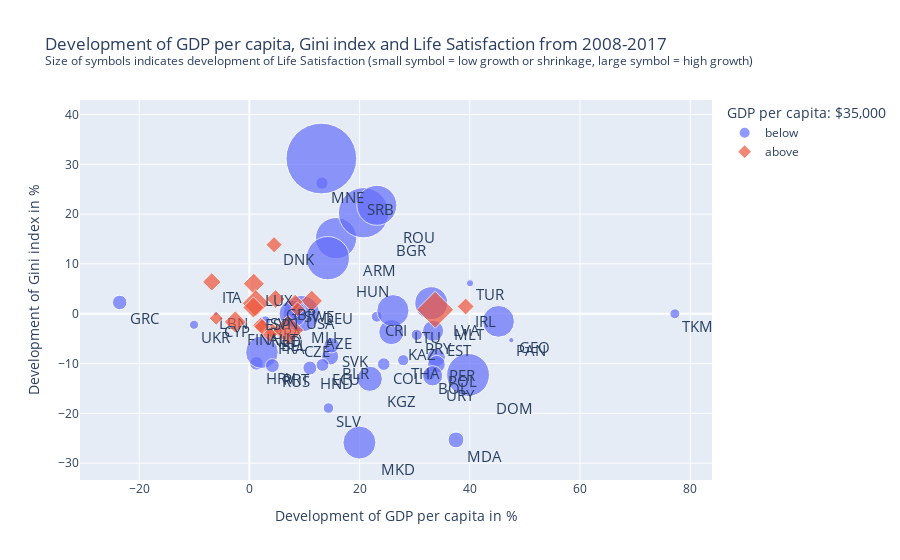

This figure's notebook cell:
### Markdown cell above
Change in GDP per capita from 2008-2017 was recorded on the x-axis. Change in Gini index from 2008-2017 was recorded on the y-axis. Change in Life Satisfaction from 2008-2017 was recorded in the size of the symbols (small symbol = low growth or shrinkage, large symbol = high growth). Additionally, the types of symbols and symbol colors could be used to record a country being either above or below the determined threshold for GDP per capita, Gini index or Life Satisfaction. These could be combined in several different ways to visualize different pieces of information that could be extracted from the data. All this information can be determined from the title, subtitle and legends which were included in the graph for clarity. Symbols (diamond and circle), symbol size (restricted to 50) and colors (blue and red) were chosen to allow for a clear reading of the graph. Using scales instead of thresholds in combination with several different colors and symbols made the graph too complicated to read. Thresholds allowed for easy extraction of information. Labels only included the country code to the bottom right of the data point as the entire name of each country would have taken up too much space. However, it was important to include the country code in order to enable a quick understanding of the graph. The hover function which could have allowed information such as country name etc. to be included in a different way was disabled to avoid making the reading of the graph too strenuous and time consuming.

### Code cell
#symbols and color of symbols indicate if a country is above or below GDP per capita threshold of $35,000
#size of symbols indicates development of Life Satisfaction (small symbol = low growth / shrinkage, large symbol = high growth)
def scatter_changes_gdp_gini_gdp_threshold(df_developments):
    scatter_changes_gdp_gini_fig = px.scatter(df_developments, x = 'Change GDP per capita', y = 'Change Gini index',
                                              text = 'Code', color = 'GDP per capita threshold',
                                              symbol = 'GDP per capita threshold', symbol_sequence = ['circle', 'diamond'],
                                              size = 'Change Life Satisfaction', size_max = 50,
                                              title = "Development of GDP per capita, Gini index and Life Satisfaction from 2008-2017 <br><sup>Size of symbols indicates development of Life Satisfaction (small symbol = low growth or shrinkage, large symbol = high growth)</sup>", 
                                              labels = {"Change GDP per capita": "Development of GDP per capita in %",
                                                        "Change Gini index": "Development of Gini index in %", 
                                                        "GDP per capita threshold": "GDP per capita: $35,000"})
    scatter_changes_gdp_gini_fig.update_traces(textposition="bottom right", textfont_size=15,
                                              hovertemplate=None, hoverinfo='skip')
    scatter_changes_gdp_gini_fig.show()

scatter_changes_gdp_gini_gdp_threshold(df_developments)

### Figure 1 — Plotly figure (JSON) as saved in the notebook; plotly's stock layout.template omitted (floating-point values rounded to 4 significant figures)
{"data": [{"hoverinfo": "skip", "legendgroup": "below", "marker": {"color": "#636efa", "size": [9.793, 7.617, 1.667, 0.8252, 0.556, 14.54, 0.9102, 0.6849, 1.055, 10.56, 0.9498, 0.6442, 2.555, 5.824, 1.205, 1.107, 10.79, 3.64, 3.643, 6.254, 0.1063, 5.952, 4.327, 1.446, 0.8789, 6.241, 0.1589, 0.7184, 1.958, 1.781, 6.111, 9.2, 1.117, 28.74, 1.362, 0.7212, 0.3017, 0.5664, 0.4781, 2.348], "sizemode": "area", "sizeref": 0.0115, "symbol": "circle"}, "mode": "markers+text", "name": "below", "orientation": "v", "showlegend": true, "text": ["ARM", "AZE", "BLR", "BOL", "BRA", "BGR", "COL", "CRI", "HRV", "DOM", "ECU", "SLV", "EST", "GEO", "GRC", "HND", "HUN", "KAZ", "KGZ", "LVA", "LBN", "LTU", "MLI", "MDA", "MNE", "MKD", "PAN", "PRY", "PER", "POL", "PRT", "ROU", "RUS", "SRB", "SVK", "THA", "TUR", "TKM", "UKR", "URY"], "textfont": {"size": 15}, "textposition": "bottom right", "type": "scatter", "x": [15.73, 9.44, 14.66, 32.64, 2.905, 20.71, 24.38, 23.11, 1.281, 39.68, 13.27, 14.35, 33.34, 45.21, -23.54, 10.97, 14.24, 25.76, 21.85, 33.01, -6.119, 26.05, 7.873, 37.49, 13.17, 19.97, 47.54, 30.37, 33.89, 33.95, 2.281, 23.13, 4.171, 13.06, 14.93, 27.91, 40.04, 77.21, -10.04, 33.26], "xaxis": "x", "y": [15.18, 0, -8.588, -12.2, -1.425, 20.29, -10.12, -0.5962, -9.967, -12.28, -10.28, -18.94, -3.435, -1.531, 2.263, -10.9, 11.16, -3.684, -13.07, 2.125, 0, 0.6206, 0, -25.34, 26.24, -25.88, -5.314, -4.241, -8.784, -10.14, -7.726, 21.77, -10.42, 31.17, -6.327, -9.332, 6.125, 0, -2.215, -12.47], "yaxis": "y"}, {"hoverinfo": "skip", "legendgroup": "above", "marker": {"color": "#EF553B", "size": [0.8712, 0.8892, 0.6709, 3.242, 0.9017, 1.672, 0.8495, 1.592, 0.9863, 1.169, 1.513, 4.66, 0.9105, 2.525, 1.533, 0.8744, 1.201, 0.7319], "sizemode": "area", "sizeref": 0.0115, "symbol": "diamond"}, "mode": "markers+text", "name": "above", "orientation": "v", "showlegend": true, "text": ["AUT", "BEL", "CYP", "CZE", "DNK", "FIN", "FRA", "DEU", "IRL", "ITA", "LUX", "MLT", "NLD", "SVN", "ESP", "SWE", "GBR", "USA"], "textfont": {"size": 15}, "textposition": "bottom right", "type": "scatter", "x": [2.034, 4.17, -6.012, 7.042, 4.481, -2.556, 3.677, 11.31, 39.25, -6.819, 0.806, 33.71, 2.305, 1.178, 0.7365, 8.308, 4.752, 8.753], "xaxis": "x", "y": [-2.3, -3.454, -0.9145, -3.311, 13.86, -1.652, -4.152, 2.575, 1.456, 6.396, 6.02, 0.7931, -2.594, 2.108, 1.257, 2.312, 2.958, 0.9066], "yaxis": "y"}], "layout": {"legend": {"itemsizing": "constant", "title": {"text": "GDP per capita: $35,000"}, "tracegroupgap": 0}, "title": {"text": "Development of GDP per capita, Gini index and Life Satisfaction from 2008-2017 <br><sup>Size of symbols indicates development of Life Satisfaction (small symbol = low growth or shrinkage, large symbol = high growth)</sup>"}, "xaxis": {"anchor": "y", "domain": [0, 1], "title": {"text": "Development of GDP per capita in %"}}, "yaxis": {"anchor": "x", "domain": [0, 1], "title": {"text": "Development of Gini index in %"}}}}
